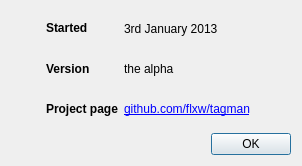
<?xml version="1.0" encoding="UTF-8"?>
<ui version="4.0">
 <class>AuthorDialog</class>
 <widget class="QDialog" name="AuthorDialog">
  <property name="geometry">
   <rect>
    <x>0</x>
    <y>0</y>
    <width>302</width>
    <height>166</height>
   </rect>
  </property>
  <property name="windowTitle">
   <string>Dialog</string>
  </property>
  <layout class="QGridLayout" name="gridLayout">
   <item row="1" column="2">
    <widget class="QLabel" name="label_5">
     <property name="text">
      <string>3rd January 2013</string>
     </property>
    </widget>
   </item>
   <item row="2" column="2">
    <widget class="QLabel" name="versionLabel">
     <property name="text">
      <string>the alpha</string>
     </property>
    </widget>
   </item>
   <item row="1" column="3">
    <spacer name="horizontalSpacer">
     <property name="orientation">
      <enum>Qt::Horizontal</enum>
     </property>
     <property name="sizeHint" stdset="0">
      <size>
       <width>40</width>
       <height>20</height>
      </size>
     </property>
    </spacer>
   </item>
   <item row="4" column="1">
    <widget class="QLabel" name="label_7">
     <property name="text">
      <string>&lt;html&gt;&lt;head/&gt;&lt;body&gt;&lt;p&gt;&lt;span style=&quot; font-weight:600;&quot;&gt;Project page&lt;/span&gt;&lt;/p&gt;&lt;/body&gt;&lt;/html&gt;</string>
     </property>
    </widget>
   </item>
   <item row="5" column="1" colspan="3">
    <widget class="QDialogButtonBox" name="buttonBox">
     <property name="orientation">
      <enum>Qt::Horizontal</enum>
     </property>
     <property name="standardButtons">
      <set>QDialogButtonBox::Ok</set>
     </property>
    </widget>
   </item>
   <item row="2" column="1">
    <widget class="QLabel" name="label_3">
     <property name="text">
      <string>&lt;html&gt;&lt;head/&gt;&lt;body&gt;&lt;p&gt;&lt;span style=&quot; font-weight:600;&quot;&gt;Version&lt;/span&gt;&lt;/p&gt;&lt;/body&gt;&lt;/html&gt;</string>
     </property>
    </widget>
   </item>
   <item row="4" column="2">
    <widget class="QLabel" name="label_8">
     <property name="text">
      <string>&lt;html&gt;&lt;head/&gt;&lt;body&gt;&lt;p&gt;&lt;a href=&quot;http://www.flxw.de/qtagsort&quot;&gt;&lt;span style=&quot; text-decoration: underline; color:#0000ff;&quot;&gt;github.com/flxw/tagman&lt;/span&gt;&lt;/a&gt;&lt;/p&gt;&lt;/body&gt;&lt;/html&gt;</string>
     </property>
    </widget>
   </item>
   <item row="1" column="1">
    <widget class="QLabel" name="label_2">
     <property name="text">
      <string>&lt;html&gt;&lt;head/&gt;&lt;body&gt;&lt;p&gt;&lt;span style=&quot; font-weight:600;&quot;&gt;Started&lt;/span&gt;&lt;/p&gt;&lt;/body&gt;&lt;/html&gt;</string>
     </property>
    </widget>
   </item>
   <item row="1" column="0">
    <spacer name="horizontalSpacer_2">
     <property name="orientation">
      <enum>Qt::Horizontal</enum>
     </property>
     <property name="sizeHint" stdset="0">
      <size>
       <width>40</width>
       <height>20</height>
      </size>
     </property>
    </spacer>
   </item>
  </layout>
 </widget>
 <resources/>
 <connections>
  <connection>
   <sender>buttonBox</sender>
   <signal>accepted()</signal>
   <receiver>AuthorDialog</receiver>
   <slot>accept()</slot>
   <hints>
    <hint type="sourcelabel">
     <x>248</x>
     <y>254</y>
    </hint>
    <hint type="destinationlabel">
     <x>157</x>
     <y>274</y>
    </hint>
   </hints>
  </connection>
  <connection>
   <sender>buttonBox</sender>
   <signal>rejected()</signal>
   <receiver>AuthorDialog</receiver>
   <slot>reject()</slot>
   <hints>
    <hint type="sourcelabel">
     <x>316</x>
     <y>260</y>
    </hint>
    <hint type="destinationlabel">
     <x>286</x>
     <y>274</y>
    </hint>
   </hints>
  </connection>
 </connections>
</ui>
